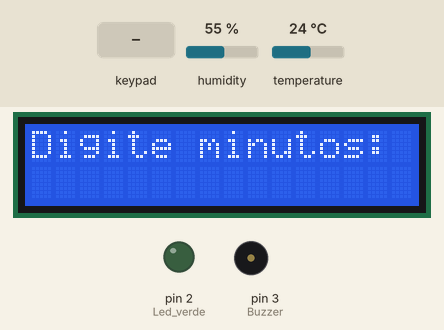
Simulated run of this sketch. Board: Arduino Uno, built with avr-gcc and run on an emulated ATmega328P. Parts: 16×2 character LCD, output pins drawn as LEDs (lit = HIGH), buzzer (waves = sounding, pin HIGH). Inputs (shaded band) come from the test bench; at power-on: temperature 24 °C, humidity 55 %. The local clock reads 2024-03-15 10:24:30 at power-on unless the sketch sets it; what the sketch prints to the serial monitor is not drawn.

Above: at 1.2 s.
1.3 s: keypad keys 1 2 # pressed 0.4 s apart
At 3.5 s:
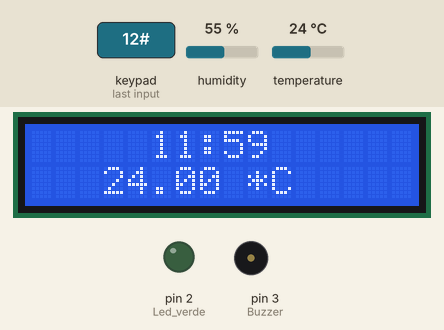
5.5 s: temperature set to 11 °C
At 8.4 s:
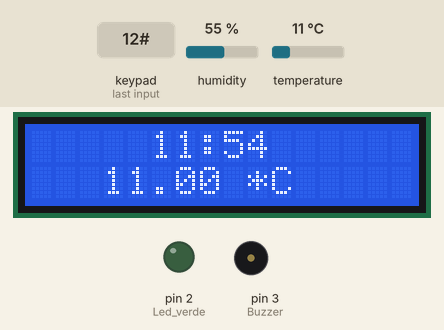
8.5 s: temperature set to 8 °C
At 11.4 s:
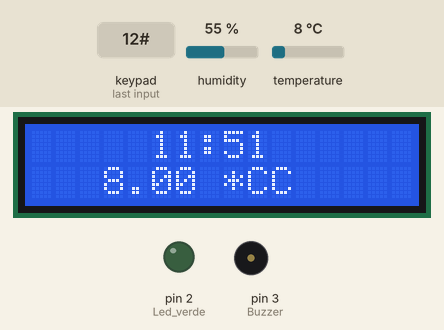
11.5 s: temperature set to 12 °C
At 13.8 s:
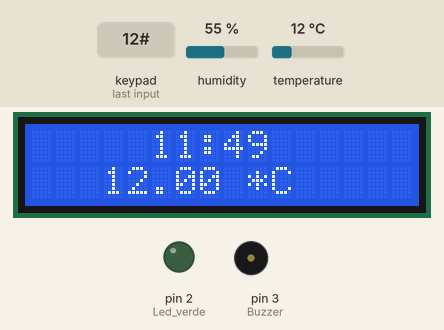
14.5 s: temperature set to 9 °C
At 17.8 s:
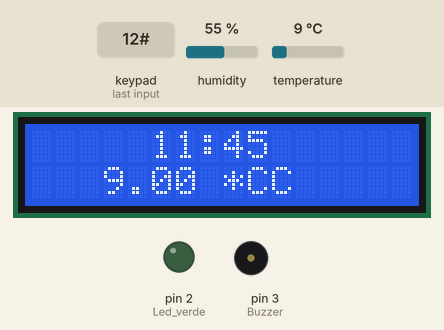
Timing chart, 0 to 18.5 s (numbered marks = the images above; inputs shaded):
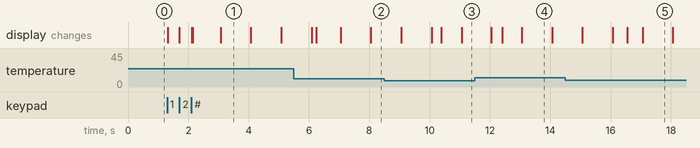

The sketch:

timerArduino2.0.ino
```cpp
#include <Keypad.h> // Biblioteca do teclado numérico
#include <LiquidCrystal.h> // Biblioteca do LCD
#include <Wire.h> // Biblioteca necessária para o funcionamento do RTC
#include "RTClib.h" // Biblioteca do relógio RTC
#include "DHT.h" // Biblioteca do sensor de temperatura DHT11

// Configurando o pino e o tipo do sensor de temperatura
#define DHTPIN 8
#define DHTTYPE DHT11
DHT dht(DHTPIN, DHTTYPE);

// Configurando LCD
LiquidCrystal lcd(13, 12, 4, 5, 6, 7);


// Configurando teclado numérico
const byte numRows= 4; //numero de linhas do teclados
const byte numCols= 4; //numero de colunas do teclado

//mapeando as definicoes das teclas pressionadas de acordo com as colunas e linhas do teclado
char keymap[4][4]=
{
{'1', '2', '3', 'A'},
{'4', '5', '6', 'B'},
{'7', '8', '9', 'C'},
{'*', '0', '#', 'D'}
};

//determinando os pinos de conexao para o arduino
byte rowPins[4] = {A4, A3, A2, A1}; //linhas de 0 a 3
byte colPins[4] = {A0, 9, 10, 11}; // colunas de 0 a 3

Keypad myKeypad = Keypad(makeKeymap(keymap), rowPins, colPins, numRows,numCols);

// Iniciando variáveis para leitura daquilo que for pressionado no teclado
int a = 0, b = 0, c = 0;
int var = 0;

// Configurando RTC
RTC_DS1307 rtc;

// Iniciando variáveis para contar o tempo e iniciar a passagem de tempo
DateTime inicio;
bool timerAtivo = false;
int tempoEmSegundos = 0;


void setup()
{
  Serial.begin(9600); // Monitor Serial
  lcd.begin(16, 2); // LCD
  dht.begin(); // Sensor de temperatura DHT11
  pinMode (2, OUTPUT); // Led verde
  pinMode (3, OUTPUT); // Buzzer

  if (!rtc.begin()) { // Relógio RTC
    Serial.println("RTC não encontrado");
    while (1);
  }

  Serial.println("Timer com RTC e monitoramento de temperatura pronto para iniciar.");
}

void loop()
{
  DateTime agora = rtc.now(); // Definindo variável com o tempo real
  char keypressed = myKeypad.getKey();

  if (!timerAtivo) { // Se timerAtivo for igual a 'false'
    lcd.setCursor(0, 0);
    lcd.print("Digite minutos:"); // Imprime mensagem no LCD para usuário

    if (keypressed != NO_KEY) { // Se alguma tecla for pressionada

      keypressed -= 48; // Realizando conversão das teclas

      var++;
      switch(var) {
        case 1: // Primeira tecla pressionada
        a = keypressed;
        lcd.setCursor(0, 1);
        lcd.print(a); // Imprime no LCD a tecla pressionada
        break;

        case 2: // Segunda tecla pressionada
        b = keypressed;
        if (b > 16 || b < 0) { // Se for pressionado qualquer tecla diferente de um número
          tempoEmSegundos = a * 60; // Convertendo valor para segundos
          inicio = agora; // Definindo quando o timer foi ativado
          timerAtivo = true; // Iniciando o timer
          lcd.clear(); // Limpa o que já foi escrito no LCD
        } else { // Se algum número for pressionado
          lcd.setCursor(1, 1);
          lcd.print(b); // Imprime no LCD a tecla pressionada
        }
        break;

        case 3: // Terceira tecla pressionada
        c = keypressed;
        if (c > 16 || c < 0) { // Se for pressionado qualquer tecla diferente de um número
          tempoEmSegundos = ((a * 10) + b) * 60; // Convertendo o primeiro valor digitado em dezenas, e o valor total para segundos
          inicio = agora; // Definindo quando o timer foi ativado
          timerAtivo = true; // Iniciando o timer
          lcd.clear(); // Limpa o que já foi escrito no LCD
        } else { // Se algum número for pressionado
          lcd.setCursor(2, 1);
          lcd.print(c); // Imprime no LCD a tecla pressionada
        }
        break;

        case 4: // Quarta tecla pressionada
        tempoEmSegundos = ((a * 100) + (b * 10) + c) * 60; // Convertendo o primeiro valor digitado em centenas, o segundo em dezenas, e o valor total para segundos
        inicio = agora; // Definindo quando o timer foi ativado
        timerAtivo = true; // Iniciando o timer
        lcd.clear(); // Limpa o que já foi escrito no LCD
      }
    }

  } else { // Se timerAtivo for igual a true (caso o timer tenha sido iniciado)
    TimeSpan tempoDecorrido = agora - inicio; // Armazenando em uma variável o valor em segundos que já se passou
    int contagemRegressiva = tempoEmSegundos - tempoDecorrido.totalseconds(); // Armazenando em uma variável o valor em segundos que ainda faltam para o fim

    if (contagemRegressiva > 0) { // Se a quantidade de segundos que faltam para o fim for maior que zero
      int minutos = contagemRegressiva / 60; // Convertendo o tempo que falta para minutos
      int segundos = contagemRegressiva % 60; // Convertendo o tempo que falta para segundos

      // Imprimindo no LCD e no monitor Serial a contagem regressiva para o fim do tempo escolhido
      Serial.print("Contagem regresiva: ");
      lcd.setCursor(5, 0);
      if (minutos < 10) {
        Serial.print("0");
        lcd.print("0");
      }
      Serial.print(minutos);
      lcd.print(minutos);
      Serial.print(":");
      lcd.print(":");
      if (segundos < 10) {
        Serial.print("0");
        lcd.print("0");
      }
      Serial.println(segundos);
      lcd.print(segundos);

      // Imprimindo no LCD e no monitor Serial a temperatura
      float temperatura = dht.readTemperature();
      if (isnan(temperatura)) {
        Serial.println("Falha ao ler o sensor de temperatura");
      } else {
        Serial.print("Temperatura: ");
        Serial.print(temperatura);
        Serial.println(" °C");

        lcd.setCursor(3, 1);
        lcd.print(temperatura);
        lcd.print(" *C"); // Uso de * ao invés de ° pois o LCD não consegue imprimir esse símbolo
      }


    } else { // Se a quantidade de segundos que faltam para o fim for igual ou menor que zero
      Serial.println("Fim do tempo");
      lcd.clear(); // Limpa o que já foi escrito no LCD
      lcd.setCursor(2, 0);
      lcd.print("Fim do tempo"); // Imprime mensagem no LCD para usuário

      digitalWrite(2, 1); // Acende led
      // Apita buzzer
      tone(3, 698, 1000);
      delay(100);
      noTone(3);
      delay(100);

      if (keypressed != NO_KEY) { // Se alguma tecla for pressionada
        digitalWrite(2, 0); // Deslida led
        noTone(3); // Desliga buzzer
        timerAtivo = false; // Desativa timer

        // Redefine variáveis para leitura daquilo que for pressionado no teclado
        a = 0, b = 0, c = 0;
        var = 0;
        lcd.clear();  // Limpa o que já foi escrito no LCD
      }
    }
  }
  delay(10);
}
```

Measured:
- the behaviour switches between 10 and 9 °C on temperature (found by bisection; images 2 and 3)
- after the input at 1.3 s, the display: first changes at once (image 1 shows a later state)
- after the input at 8.5 s, the display: first differs from a run without the input after 1.9 s (image 3 shows a later state)
- after the input at 11.5 s, the display: first differs from a run without the input after 0.92 s (image 4 shows a later state)
- after the input at 14.5 s, the display: first differs from a run without the input after 2.1 s (image 5 shows a later state)
- what the display in image 5 shows lasts 1.0 s, from 17.1 s to 18.1 s
